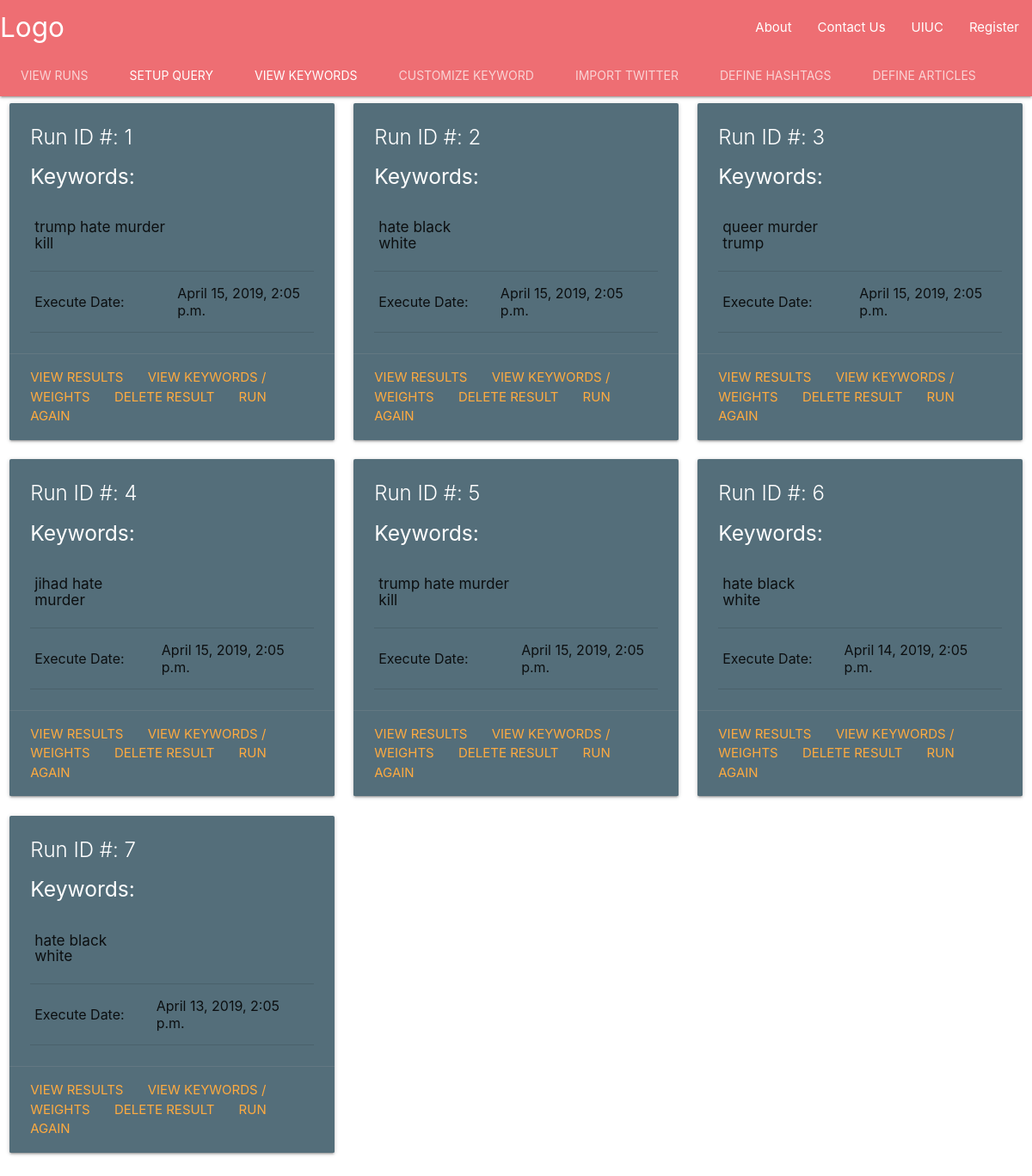
The app's page /query_runs/ with its own data.
### main/models.py (models this page shows, shortened)
class Query_Runs(models.Model):
	query_run_id = models.IntegerField(blank = True, null = True)
	query_id = models.ForeignKey(Queries, default = 1, verbose_name="Query", on_delete = models.SET_DEFAULT)
	query_text = models.TextField()
	query_runtime = models.DateTimeField("Query Runtime", default = datetime.now())

### main/views.py (the view)
# urls.py: path("query_runs/", views.query_runs, name="query_runs"),
def query_runs(request):
	return render(request=request, template_name="main/query_runs.html", context={"query_runs": Query_Runs.objects.all})

### main/templates/main/query_runs.html
{% extends "main/header.html" %}
{% block content %}
   <div class="row">
      {% for run in query_runs%}
      <div class="col s12 m6 l4">
        <div class="card blue-grey darken-1">
          <div class="card-content white-text">
            <span class="card-title">Run ID #: {{run.id}}</span>
              <table>
                  <tr><h5>Keywords:</h5><td><h6>{{run.query_text}}</h6></td></tr>
                  <tr><td>Execute Date:</td><td>{{run.query_runtime}}</td></tr>
              </table>
              </div>
          <div class="card-action">
            <a href="#">View Results</a>
            <a href="#">View Keywords / Weights</a>
            <a href="#">Delete Result</a>
            <a href="#">Run Again</a>
          </div>
        </div>
      </div>
      {% endfor %}
    </div>
{% endblock %}

### records on screen
Query_Runs: id "1", query_text "trump hate murder kill", query_runtime "April 15, 2019, 2:05 p.m."
Query_Runs: id "2", query_text "hate black white", query_runtime "April 15, 2019, 2:05 p.m."
Query_Runs: id "3", query_text "queer murder trump", query_runtime "April 15, 2019, 2:05 p.m."
Query_Runs: id "4", query_text "jihad hate murder", query_runtime "April 15, 2019, 2:05 p.m."
Query_Runs: id "5", query_text "trump hate murder kill", query_runtime "April 15, 2019, 2:05 p.m."
Query_Runs: id "6", query_text "hate black white", query_runtime "April 14, 2019, 2:05 p.m."
Query_Runs: id "7", query_text "hate black white", query_runtime "April 13, 2019, 2:05 p.m."
